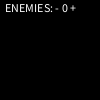
Frame 1 (no input)
Frame 60 (the mouse pressed at the canvas centre just before this capture): identical to frame 1, image omitted
Frame 120 (the mouse held since frame 60 and released just before this capture): identical to frame 1, image omitted

The Processing sketch that drew this single still picture (run headless with seeded random() and noise(); from frame 60 on, the mouse is pressed at the canvas centre):

// Processing sketch: SimpleKeyboardVariable
// ── SimpleKeyboardVariable.pde
/**
 * Simple keyboard variable
 * 2016-10-24
 * https:// forum.processing.org/two/discussion/18685/whats-the-best-way-to-put-a-number-in-a-variable-on-a-button-click
 **/
int enemies;
int minEnemies;
int maxEnemies;
boolean menuOpen = true;

void setup(){
  minEnemies = 1;
  maxEnemies = 9;
}
void draw(){
  background(0);
  text("ENEMIES: - " + enemies + " +",5,12);
}
void keyPressed(){
  if(menuOpen){
    if((key=='+')||key=='='){ enemies++; }
    if(key=='-'){ enemies--; }
    enemies = constrain(enemies, minEnemies, maxEnemies);
    println("ENEMIES:", enemies);
  }
}
